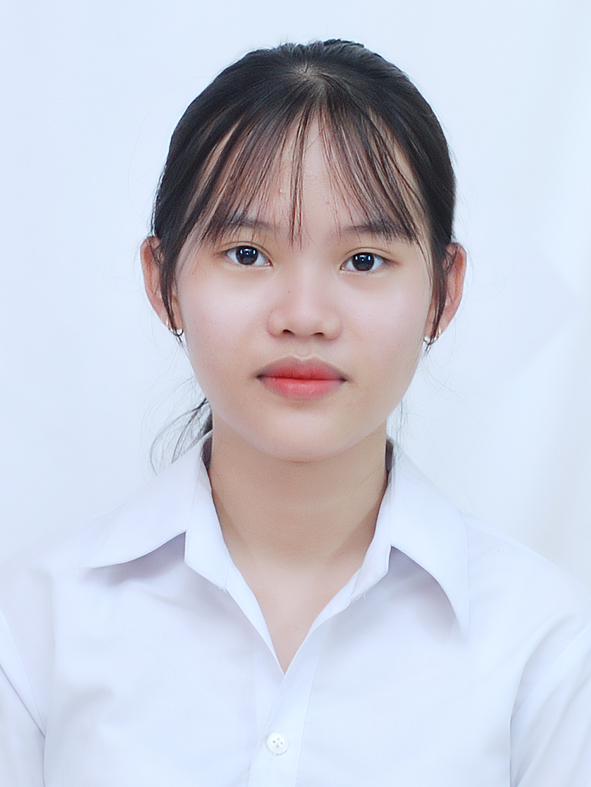
#> input picture Data/1_Luyen_01.jpg, 591 x 787 px
$ python -i ExtractFeatures.py   (imports and definitions only)
#> lines starting #> are read from the running program, lines starting #| are printed output that depends on the picture
import cv2
import numpy as np
import tensorflow as tf
import matplotlib.pyplot as plt
import imutils
import os

# Sử dụng đường dẫn tuyệt đối để tránh lỗi:
current_dir = os.path.dirname(os.path.abspath(__file__))
# [1 line not run here, left out]

### Định nghĩa path cho các file đầu vào:
# Haar Cascade
CASCADE_PATH="../HaarCascade/haarcascade_frontalface_default.xml"

# Model.pb path
PB_PATH = os.path.abspath(os.path.join(current_dir, "../../Model/20180402-114759.pb"))
# [1 line not run here, left out]
# pb_path = '../../Model/20180402-114759.pb'

# Data path
DATA_DIR_PATH = os.path.abspath(os.path.join(current_dir, "../../Data"))
# [1 line not run here, left out]
# DATA_DIR_PATH = '../../Data'


# Định nghĩa các thông số cho nhận diện
THRESHOLD = 0.8
SCALEFACTOR = 1.03
MINNEIGHBORS = 11


# Hàm tiền xử lý ảnh cho FaceNet
def preprocess_image_for_model(image, target_size=(160, 160)):
    img = cv2.resize(image, target_size)
    img = img / 255.0
    img = img - 0.5
    img = img * 2.0
    img = np.expand_dims(img, axis=0)
    return img

# Hàm trích xuất khuôn mặt từ ảnh sử dụng Haar Cascade
def extract_face(image_path, cascade_path=CASCADE_PATH):
#> called with image_path = '../../Data/1_Luyen_01.jpg'
    img = cv2.imread(image_path)
#> img is the input picture: shape (787, 591, 3); mean B, G, R 216, 203.4, 200.8
    if img is None:
        raise ValueError(f"Không thể đọc ảnh từ đường dẫn: {image_path}")

    detector = cv2.CascadeClassifier(cascade_path)
    img = imutils.resize(img, width=900)
#> img: shape (1198, 900, 3)
    gray = cv2.cvtColor(img, cv2.COLOR_BGR2GRAY)
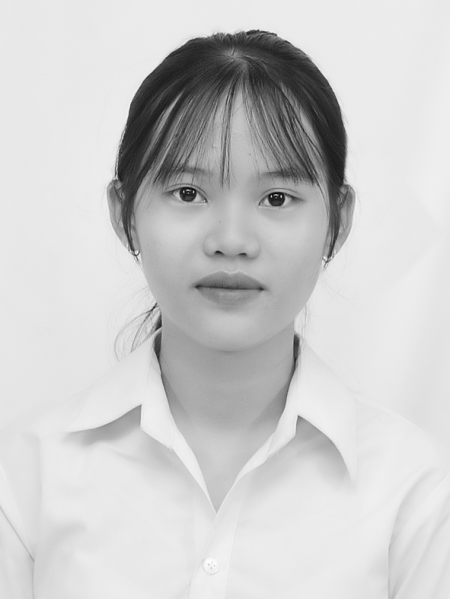
#> gray: shape (1198, 900) (shown at 1/2 size); min 3, max 253, mean 204

    faces = detector.detectMultiScale(gray, scaleFactor=SCALEFACTOR,
                                      minNeighbors=MINNEIGHBORS,
                                    #   minSize=(30, 30),
                                      flags=cv2.CASCADE_SCALE_IMAGE)
#> faces = [[208, 192, 506, 506]]

    if len(faces) > 0:
        x, y, w, h = faces[0]
#> x = 208; y = 192; w = 506; h = 506
        face = img[y:y+h, x:x+w]
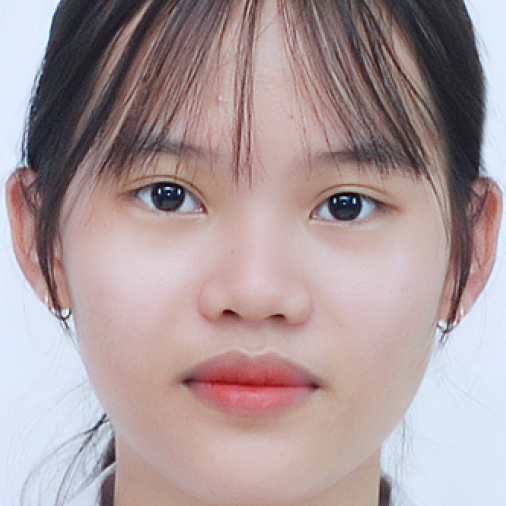
#> face: shape (506, 506, 3); mean B, G, R 156.3, 154, 171.1
        face_rgb = cv2.cvtColor(face, cv2.COLOR_BGR2RGB)
        return face_rgb
    else:
        raise ValueError(f"Không tìm thấy khuôn mặt trong ảnh: {image_path}")

# [24 lines of commented-out code are left out]
def load_pb_model(pb_path):
    with tf.io.gfile.GFile(pb_path, 'rb') as f:
        graph_def = tf.compat.v1.GraphDef()
        graph_def.ParseFromString(f.read())
    with tf.Graph().as_default() as graph:
        tf.import_graph_def(graph_def, name='')
    return graph

def get_embedding_from_pb(graph, image_processed):
    with tf.compat.v1.Session(graph=graph) as sess:
        images_placeholder = graph.get_tensor_by_name('input:0')
        embeddings = graph.get_tensor_by_name('embeddings:0')
        phase_train_placeholder = graph.get_tensor_by_name('phase_train:0')
        feed_dict = {images_placeholder: image_processed, phase_train_placeholder: False}
        embedding = sess.run(embeddings, feed_dict=feed_dict)
    return embedding

# Tải mô hình
# [1 line that did not run here, left out]

# Định nghĩa hàm lấy embedding
def get_embedding(image_processed):
    return get_embedding_from_pb(graph, image_processed)

# Trích xuất và lưu đặc trưng cho tất cả người trong thư mục
embeddings_dict = {}

# [25 lines not run here, left out]

>>> result = extract_face('../../Data/1_Luyen_01.jpg')

$ run again, on Data/1_Luyen_05.jpg
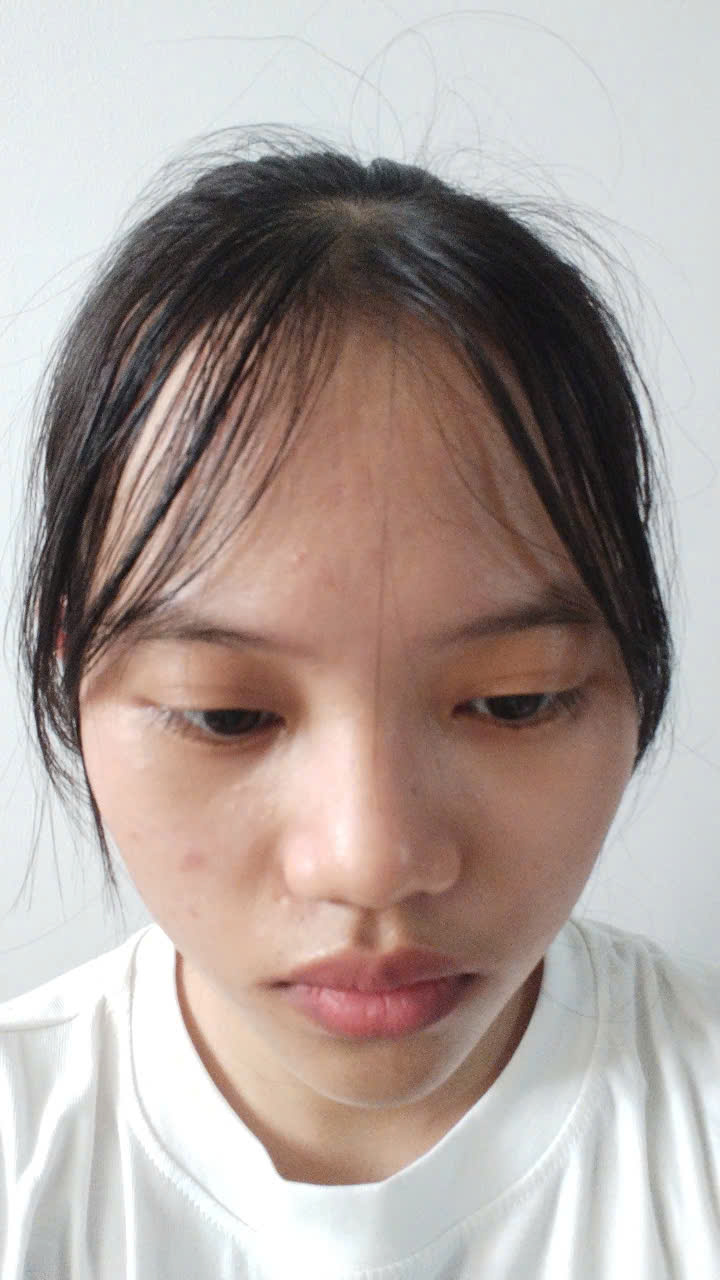
#> input picture Data/1_Luyen_05.jpg, 720 x 1280 px
#> in extract_face, img is the input picture: shape (1280, 720, 3); mean B, G, R 155.9, 160.6, 173.1
#> img: shape (1600, 900, 3)
#> in extract_face, `gray = cv2.cvtColor(img, cv2.COLOR_BGR2GRAY)`:
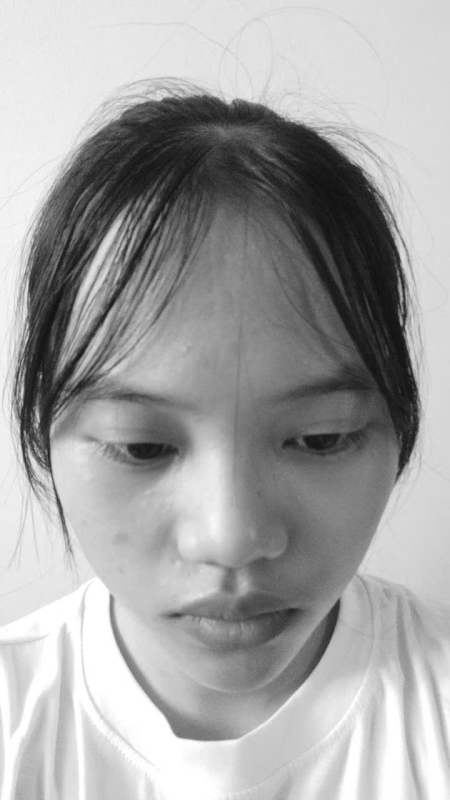
#> gray: shape (1600, 900) (shown at 1/2 size); min 3, max 255, mean 163.9
#> faces = [[63, 588, 782, 782]]
#> x = 63; y = 588; w = 782
#> in extract_face, `face = img[y:y+h, x:x+w]`:
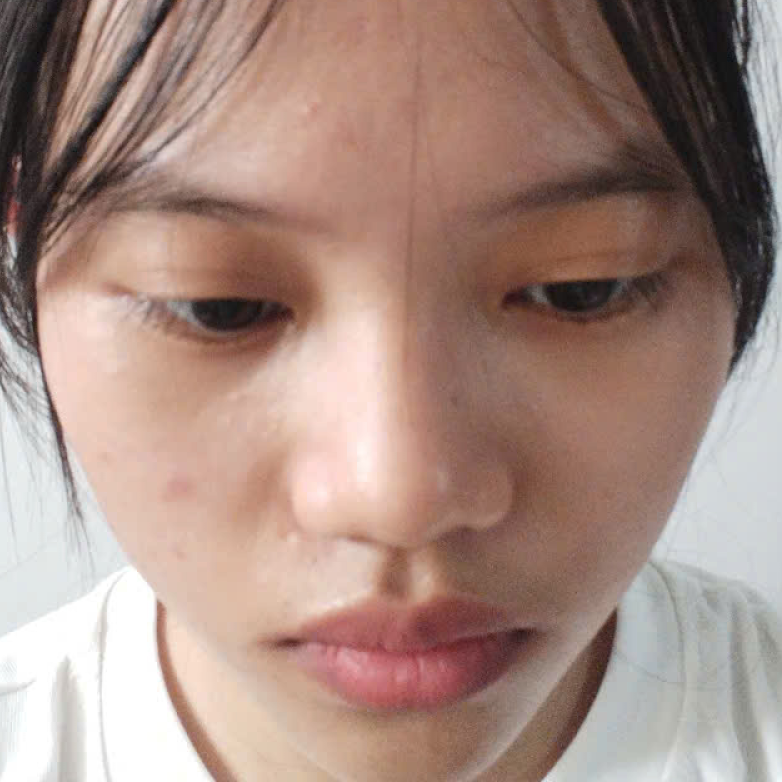
#> face: shape (782, 782, 3); mean B, G, R 130.1, 140, 166.8

$ run again, on Data/1_thuluyen_front.jpg
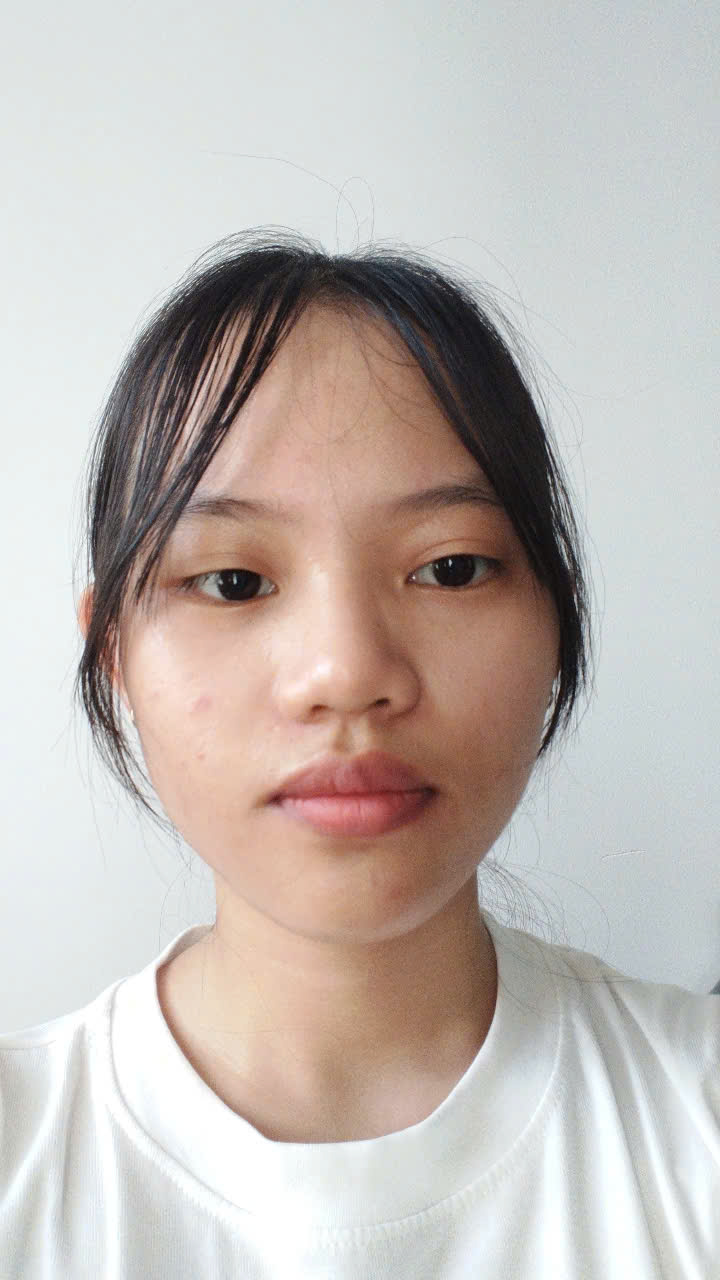
#> input picture Data/1_thuluyen_front.jpg, 720 x 1280 px
#> in extract_face, img is the input picture: shape (1280, 720, 3); mean B, G, R 181.6, 186.3, 194.2
#> img: shape (1600, 900, 3)
#> in extract_face, `gray = cv2.cvtColor(img, cv2.COLOR_BGR2GRAY)`:
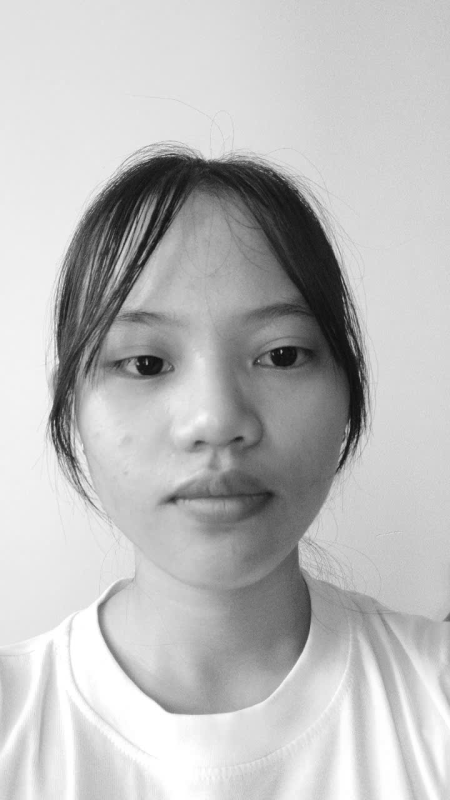
#> gray: shape (1600, 900) (shown at 1/2 size); min 6, max 255, mean 188.2
#> faces = [[92, 470, 657, 657]]
#> x = 92; y = 470; w = 657
#> in extract_face, `face = img[y:y+h, x:x+w]`:
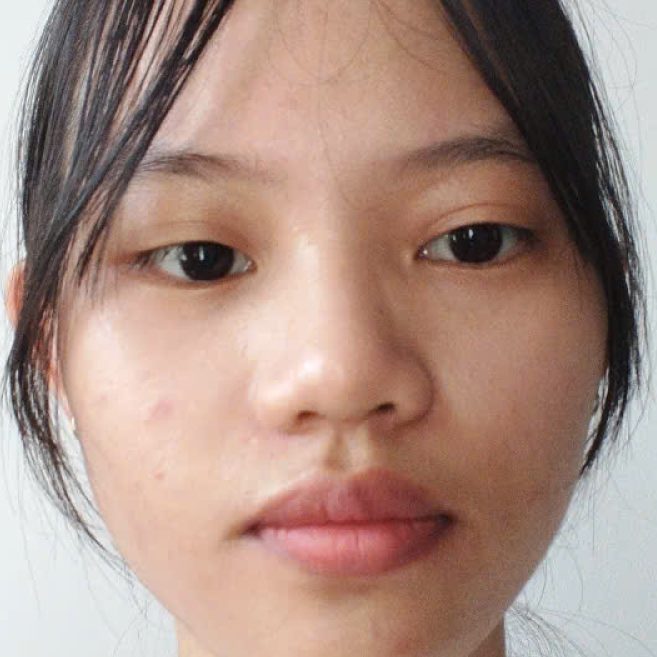
#> face: shape (657, 657, 3); mean B, G, R 130.9, 141.6, 168.5
